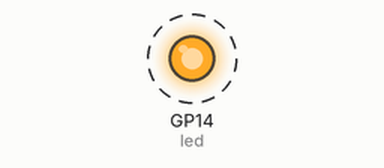
A program run on a simulated Raspberry Pi Pico running CircuitPython. Shown: output pins drawn as LEDs (lit = HIGH). Dashed ring = blinking.

Above: at 0.2 s.
Timing chart, 0 to 3.0 s (numbered marks = the images above):
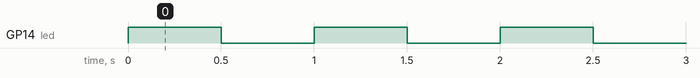

The program:

blink_on_breadboard.py
```python
# Created by: Jaeyoon Lee
# Created on: Nov 2021
#
#  Turns an LED on for one second, then off for one second, repeatedly.

import time
import board
import digitalio

led = digitalio.DigitalInOut(board.GP14)
led.direction = digitalio.Direction.OUTPUT

while True:
    led.value = True
    time.sleep(0.5)
    led.value = False
    time.sleep(0.5)
```

Measured:
- by itself, GP14 (led): alternates HIGH for 0.50 s and LOW for 0.50 s
